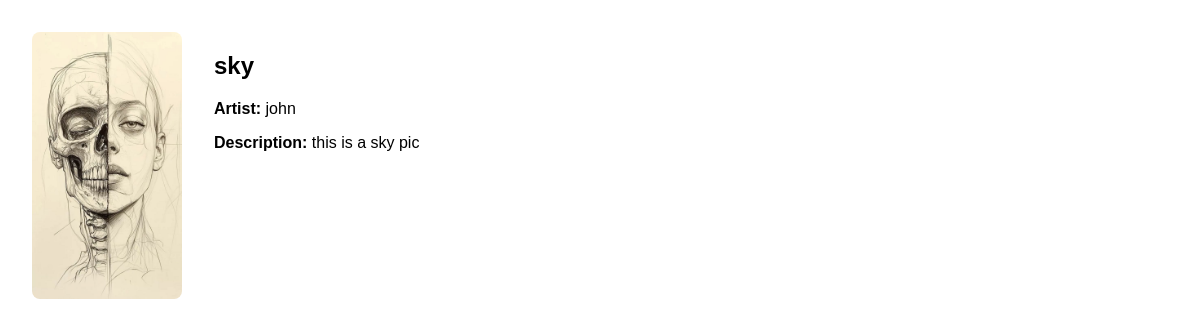
The page /artwork/2 on the database its author committed.
### tables this page shows
CREATE TABLE artworks (
    id INTEGER PRIMARY KEY AUTOINCREMENT,
    title TEXT NOT NULL,
    artist TEXT NOT NULL,
    description TEXT,
    image TEXT NOT NULL,
    user_id INTEGER,
    FOREIGN KEY(user_id) REFERENCES users(id)
);

### app.py (the view)
@app.route("/artwork/<int:art_id>")
def artwork(art_id):
    conn = get_db_connection()
    art = conn.execute("SELECT * FROM artworks WHERE id = ?", (art_id,)).fetchone()
    conn.close()
    if art is None:
        flash("Artwork not found")
        return redirect("/")
    return render_template("artwork.html", art=art)

### app.py (called while the page is built)
def get_db_connection():
    conn = sqlite3.connect("gallery.db")
    conn.row_factory = sqlite3.Row
    return conn

### templates/artwork.html (shortened to what this page needs)
<!doctype html>
<html lang="en">
  <head>
    <link href="{{ url_for('static', filename='css/style.css') }}" rel="stylesheet" />
  </head>
  <body>
    <section class="artwork-detail">
      <div class="artwork-image">
        <img
          src="{{ url_for('static', filename='uploads/' ~ art['image']) }}"
          alt="{{ art['title'] }}"
        />
      </div>
      <div class="artwork-info">
        <h1>{{ art['title'] }}</h1>
        <p><strong>Artist:</strong> {{ art['artist'] }}</p>
        <p><strong>Description:</strong> {{ art['description'] }}</p>
      </div>
    </section>
  </body>
</html>

### static/css/style.css (style rules this page uses)
body { margin: 0; font-family: Arial, Helvetica, sans-serif; }
.artwork-detail { display: flex; flex-wrap: wrap; gap: 2rem; margin: 2rem; }
.artwork-image img { max-width: 150px; width: 100%; border-radius: 8px; }
.artwork-info { max-width: 500px; }

### rows shown on the page
artworks: image (picture), title "sky", artist "john", description "this is a sky pic"
